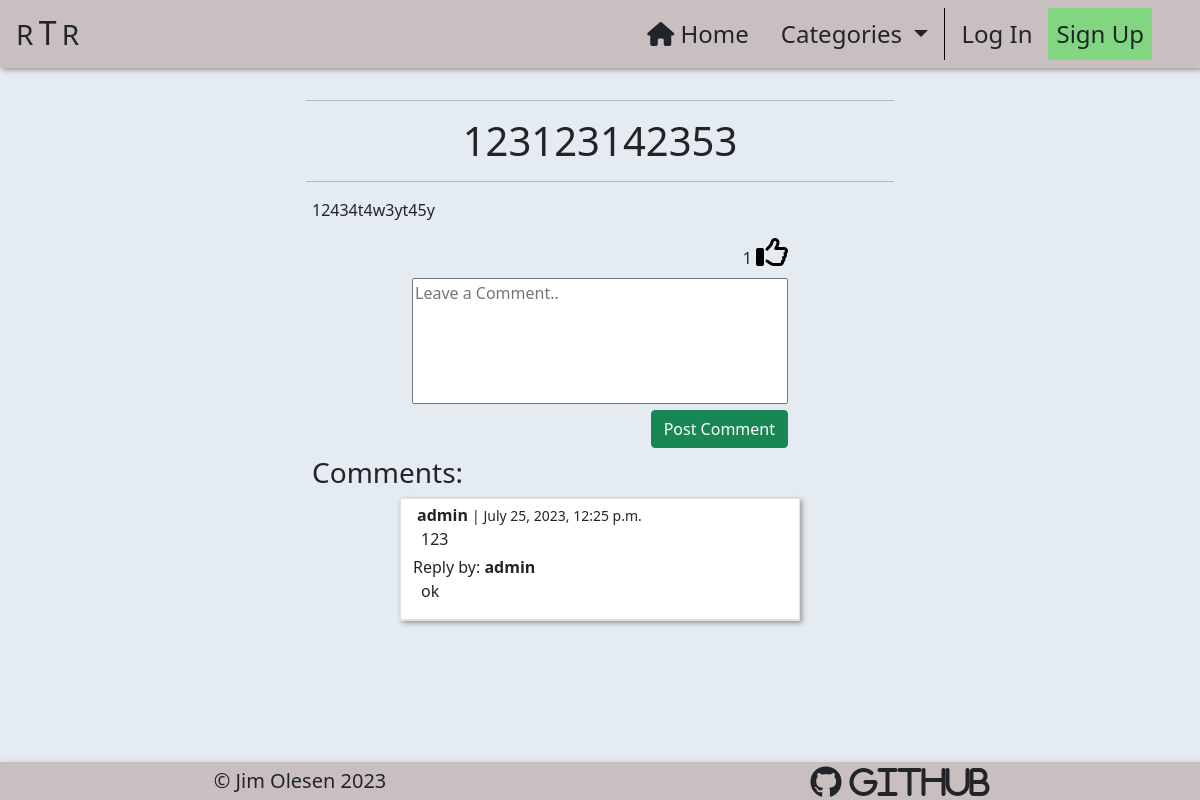
The app's page /post_detail/123123142353-admin1/, older data.
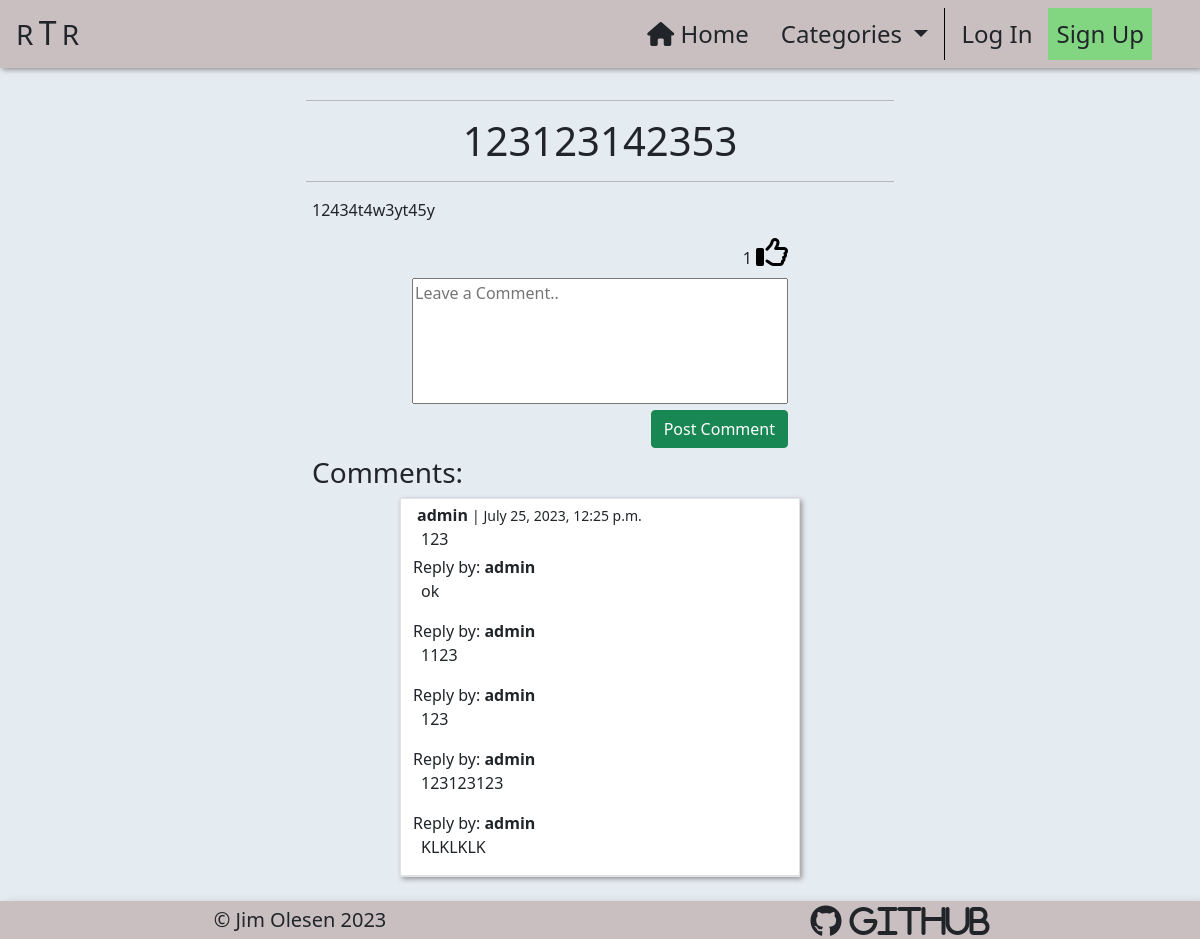
The same page, newer data.
### home/models.py (models this page shows, shortened)
class Comment(models.Model):
    post = models.ForeignKey(
        Post,
        on_delete=models.CASCADE,
        related_name="comments"
    )
    author = models.ForeignKey(
        User,
        on_delete=models.CASCADE,
        related_name='user_comments'
    )
    body = models.TextField(max_length=300)
    created_on = models.DateTimeField(auto_now_add=True)
    approved = models.BooleanField(default=True)
    parent = models.ForeignKey(
        'self',
        null=True,
        blank=True,
        on_delete=models.CASCADE,
        related_name='replies'
    )
    class Meta:
        ordering = ['-created_on']
    @property
    def children(self):
        return Comment.objects.filter(parent=self).reverse()
    @property
    def is_top_level(self):
        if self.parent is None:
            return True
        return False

### post_detail/views.py (the view)
# urls.py: path('<slug:slug>/', views.post_detail, name='post_detail'),
def post_detail(request, slug, *args, **kwargs):
    queryset = Post.objects.filter(status=1)
    post = get_object_or_404(queryset, slug=slug)
    comments = post.comments.filter(approved=True).order_by("-created_on")
    liked = False
    if post.likes.filter(id=request.user.id).exists():
        liked = True
    if request.method == "POST":
        if not request.user.is_authenticated:
            return HttpResponseRedirect(reverse('account_login'))
        else:
            comment_form = CommentForm(data=request.POST)
            if comment_form.is_valid():
                comment_form.instance.email = request.user.email
                comment_form.instance.author = request.user
                comment = comment_form.save(commit=False)
                comment.post = post
                if 'parent' in request.POST:
                    if post.author == request.user:
                        comment.parent = Comment.objects.get(
                            id=request.POST['parent']
                        )
                    else:
                        raise PermissionDenied
                comment.save()
                messages.add_message(
                    request, messages.SUCCESS,
                    'Your comment has been posted!'
                )
                return HttpResponseRedirect(
                    reverse('post_detail',
                            args=[slug])
                )
    else:
        comment_form = CommentForm()
    return render(
        request,
        'post_detail/post_detail.html',
        {
            "post": post,
            "comments": comments,
            "liked": liked,
            "comment_form": comment_form
        },
    )

### post_detail/forms.py
class CommentForm(forms.ModelForm):
    class Meta:
        model = Comment
        fields = ('body',)
        labels = {'body': ''}
        widgets = {
            'body': forms.Textarea(attrs={
                    'class': 'w-100 h-100',
                    'cols': 80,
                    'rows': 5,
                    'placeholder': 'Leave a Comment..',
                })
        }

### home/context_processors.py (called while the page is built)
def categories(request):
    return {
        'categories': Category.objects.all()
    }

### home/models.py (called while the page is built)
    def get_friendly_name(self):
        return self.friendly_name

    def number_of_likes(self):
        return self.likes.count()

### post_detail/templates/post_detail/post_detail.html (shortened to what this page needs)
{% extends "base.html" %}
{% load static %}
{% block content %}
    <div class="container-fluid mt-3">
        <div class="row text-center">
            <div class="col-12 text-center">
                <hr class="w-50 post-title-space">
                <h1>{{ post.title }}</h1>
                <hr class="w-50 post-title-space">
            </div>
        </div>
        <div class="row">
            <div class="col-12 col-md-10 col-lg-8 col-xl-6
                        offset-md-1 offset-lg-2 offset-xl-3 mb-4">
                {{ post.content|safe|urlize }}
            </div>
        </div>
        <div class="row">
            <div class="col-12 col-sm-8 col-md-6 col-xl-4
                        offset-sm-2 offset-md-3 offset-xl-4 mb-2">
                <div class="form-right-container d-flex justify-content-end">
                    <form class="like-form"
                          action="{% url 'post_like' post.slug %}"
                          method="POST">
                        {{ post.number_of_likes }}
                        {% if liked %}
                            <button class="p-0 m-0 border-0 bg-alice" type="submit">
                                <i class="fa-regular fa-thumbs-up fa-2xl d-block mb-3" style="color: #0047AB"></i>
                            </button>
                        {% else %}
                            <button class="p-0 m-0 border-0 bg-alice" type="submit">
                                <i class="fa-regular fa-thumbs-up fa-2xl d-block mb-3"></i>
                            </button>
                        {% endif %}
                    </form>
                </div>
            </div>
        </div>
        <div class="row">
            <div class="col-12 col-sm-8 col-md-6 col-xl-4
                        offset-sm-2 offset-md-3 offset-xl-4">
                <form id="comment-form" action="" method="POST">
                    {{ comment_form }}
                    <div class="row">
                        <div class="col-12 text-end">
                            <button type="submit" class="btn btn-success mb-2">Post Comment</button>
                        </div>
                    </div>
                </form>
            </div>
        </div>
        {% if comments %}
            <div class="row">
                <div class="col-12 col-md-6 offset-md-3">
                    <h3>Comments:</h3>
                </div>
            </div>
            {% for comment in comments %}
                {% if comment.is_top_level %}
                    <div class="row">
                        <div class="col-12 col-sm-8 col-md-6 col-xl-4
                                    offset-sm-2 offset-md-3 offset-xl-4 border-top
                                    border bg-white box-shadow-smol mb-4">
                            <p class="mb-0 mt-1 ms-1 d-inline-block"><strong>{{ comment.author }}</strong></p>
                            <small> | {{ comment.created_on }}</small>
                            <p class="mb-1 ms-2">{{ comment.body }}</p>
                            {% if comment.children %}
                                {% for comment in comment.children %}
                                <hp>Reply by: <strong>{{ comment.author }}</strong></hp>
                                <p class="ms-2">{{ comment.body }}</p>
                                {% endfor %}
                            {% endif %}
                            <div class="row">
                                <div class="col-12 border-top">
                                </div>
                            </div>
                        </div>
                    </div>
                {% endif %}
            {% endfor %}
        {% else %}
            <div class="row">
                <div class="col-12 col-md-6 offset-md-3">
                    <h3>There are no comments yet!</h3>
                </div>
            </div>
        {% endif %}
    </div>
{% endblock %}

Row changes from the older to the newer data that the page shows:
added Comment: author "admin", body "1123"
added Comment: author "admin", body "123"
added Comment: author "admin", body "123123123"
added Comment: author "admin", body "KLKLKLK"
